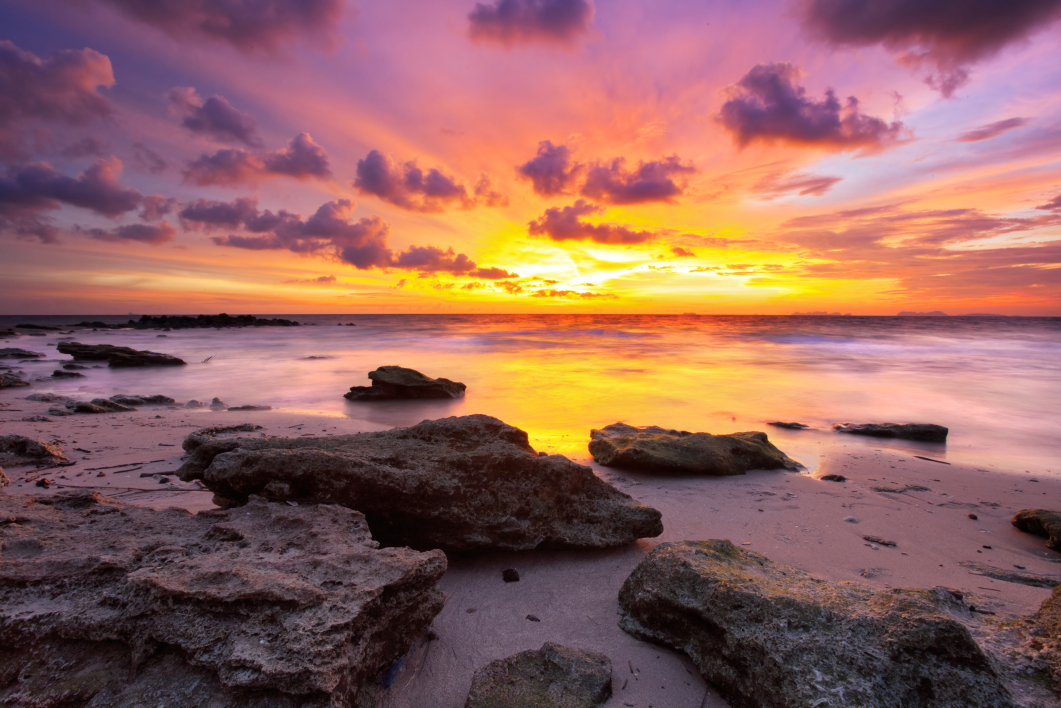
#> input picture uploaded_image.jpg, 2122 x 1415 px (shown at 1/2 size)
$ python image-reconstruction.py
#> lines starting #> are read from the running program, lines starting #| are printed output that depends on the picture
import numpy as np
import matplotlib.pyplot as plt
from sklearn.linear_model import Lasso
from sklearn.model_selection import KFold
from scipy.ndimage import median_filter
import os
from PIL import Image

image_filename = 'uploaded_image.jpg'
csv_filename = 'field_test_image.csv'
normalize_pixels = True
missing_fraction = 0.6

try:
    from google.colab import files
    if not os.path.exists(image_filename):
        print("Please upload an image:")
        uploaded = files.upload()  # Colab file picker
        image_filename = next(iter(uploaded.keys()))
except ImportError:
    if not os.path.exists(image_filename):
        raise FileNotFoundError(f"{image_filename} not found locally.")

img = Image.open(image_filename)
#> img is the input picture: PIL image 2122x1415 RGB; mean R, G, B 146.1, 99.9, 94.5
img_gray = img.convert("L")  # grayscale
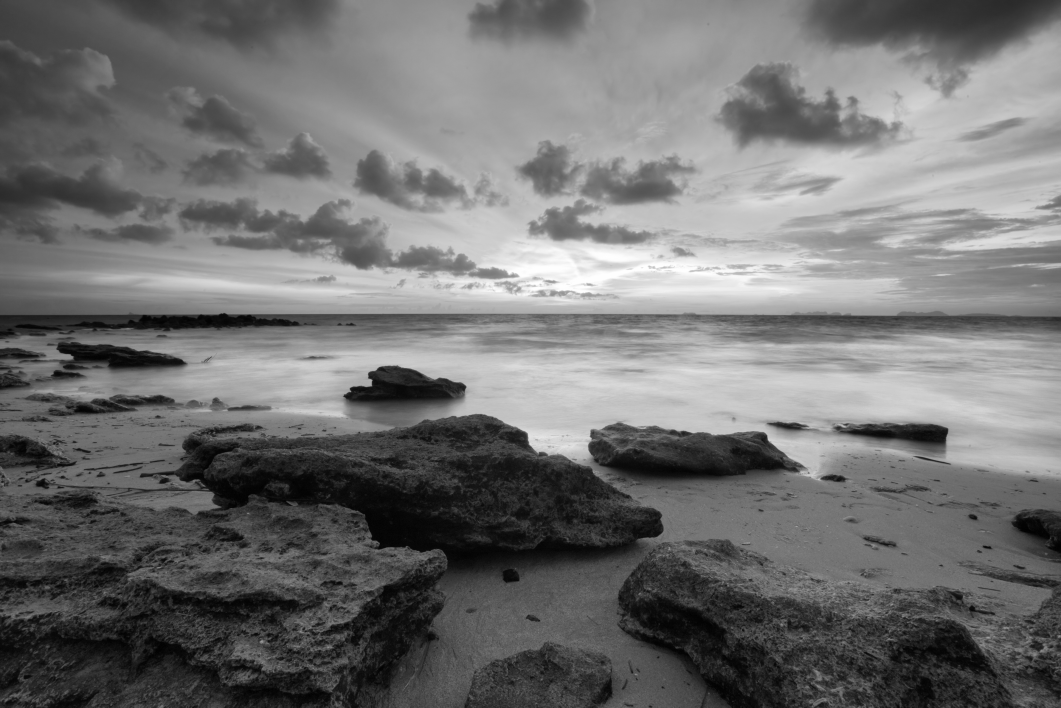
#> img_gray: PIL image 2122x1415 L (shown at 1/2 size); min 0, max 255, mean 113.1

# convert to float to allow NaN values
img_array = np.array(img_gray, dtype=np.float32)

# normalize pixel values to [0,1] if desired
if normalize_pixels:
    img_array /= 255.0

# ONLY RUN THIS IF YOUR IMAGE ISNT ALREADY CORRUPTED AND YOU WANT TO ARTIFICIALLY CORRUPT YOUR IMAGE
num_pixels = img_array.size
#> num_pixels = 3002630
num_missing = int(num_pixels * missing_fraction)
#> num_missing = 1801578

# choose random indices to remove
flat_indices = np.random.choice(num_pixels, num_missing, replace=False)
img_flat = img_array.flatten()
img_flat[flat_indices] = np.nan  # assign NaN
img_array_missing = img_flat.reshape(img_array.shape)
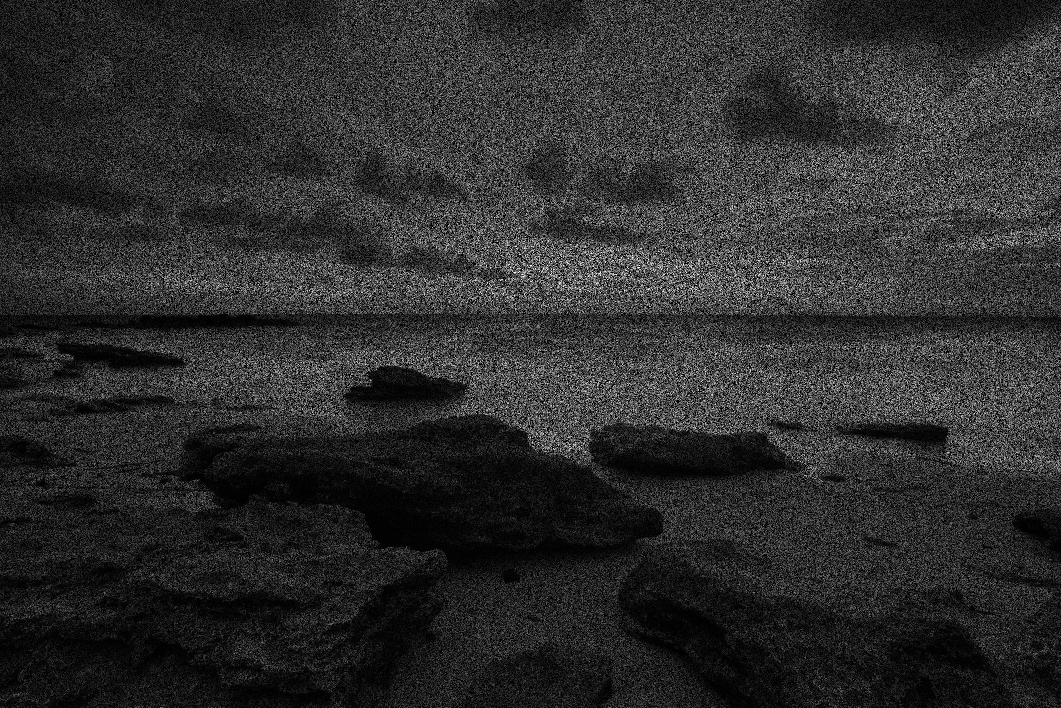
#> img_array_missing: shape (1415, 2122) float32 (shown at 1/2 size); 60% of the values are NaN or infinite; the others: min 0, max 1, mean 0.444; drawn with min black, max white, NaN and infinite black

np.savetxt(csv_filename, img_array_missing, delimiter=",", fmt="%.4f")
print(f"Saved grayscale image with missing pixels as CSV: {csv_filename}")

# replace with your actual filename if different
image_path = 'field_test_image.csv'

# load the image
#> (the run stopped early here; a loop or call above may not have finished)
